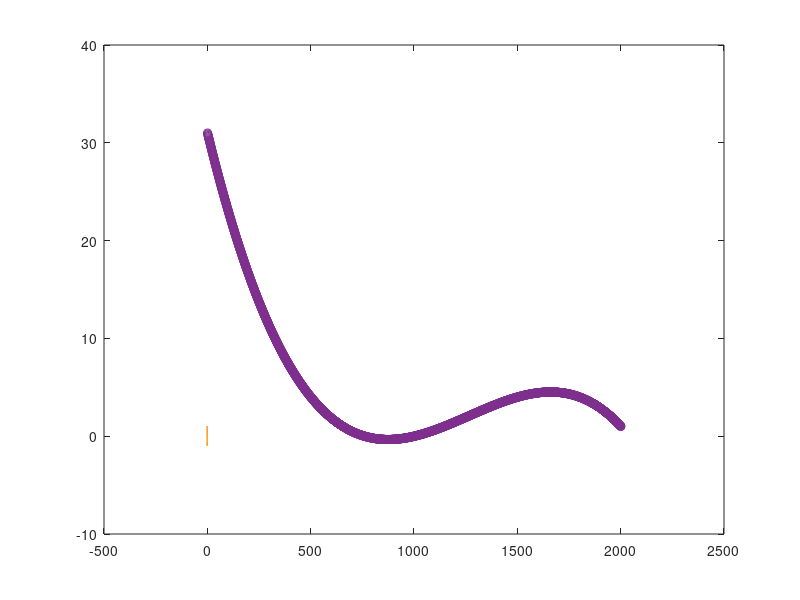

Here is the MATLAB script that generated this plot:
x = -1:0.001:1
f1 = ones(length(x),1)
f2 = x
f3 = 2*x.^2 - 1
f4 = 4*x.^3 - 3*x
f5 = 8*x.^4 - 8*x.^2 + 1
f6 = 16*x.^2 - 20*x.^3 + 5*x

plot(x,f1,f2,f3,f4,f5,f6,'o')